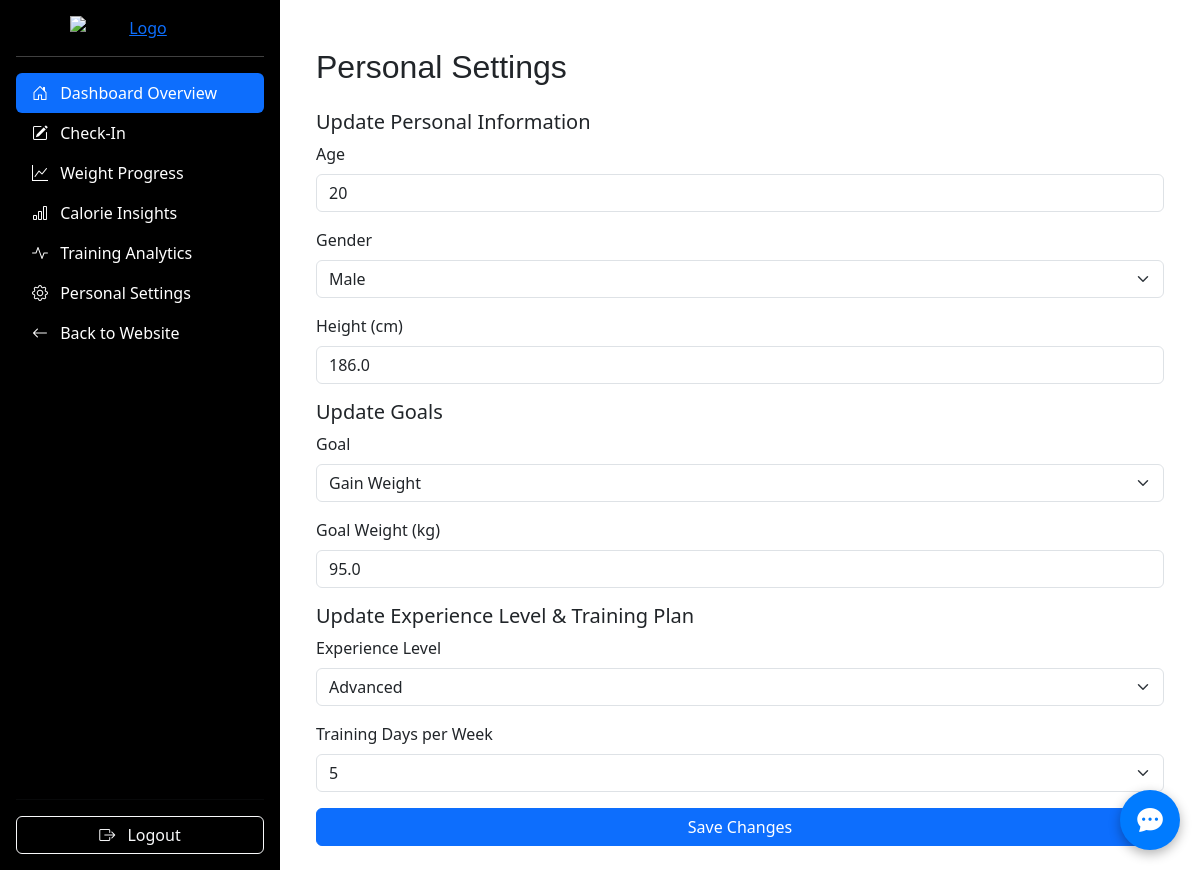
The page /settings (signed in) on the database its author committed.
### tables this page shows
CREATE TABLE users (
    id INTEGER PRIMARY KEY AUTOINCREMENT,
    name VARCHAR(255) NOT NULL,
    email VARCHAR(255) UNIQUE NOT NULL,
    password VARCHAR(255) NOT NULL,
    age INTEGER NOT NULL,
    gender VARCHAR(10) NOT NULL,
    weight FLOAT NOT NULL,
    start_weight FLOAT NOT NULL,
    height FLOAT NOT NULL,
    goal_weight FLOAT NOT NULL,
    goal_type VARCHAR(50) NOT NULL,
    training_days INTEGER NOT NULL,
    experience_level VARCHAR(50) NOT NULL,
    daily_calorie_goal FLOAT NOT NULL,
    created_at TIMESTAMP DEFAULT CURRENT_TIMESTAMP,
    updated_at TIMESTAMP DEFAULT CURRENT_TIMESTAMP
);

### app.py (the view, shortened to what this page needs)
@app.route("/settings", methods=["GET", "POST"])
@login_required
def settings():
    user_id = session.get("user_id")
    user_data = db.execute("SELECT * FROM users WHERE id = ?", user_id)
    if not user_data:
        return render_template("dashboard/settings.html", error="User not found.", user={})
    user = user_data[0]
    return render_template("dashboard/settings.html", user=user, error=None)

### app.py (called while the page is built)
def login_required(f):
    @wraps(f)
    def decorated_function(*args, **kwargs):
        if session.get("user_id") is None:
            return redirect("/login")
        return f(*args, **kwargs)
    return decorated_function

@app.after_request
def after_request(response):
    response.headers["Cache-Control"] = "no-cache, no-store, must-revalidate"
    response.headers["Expires"] = 0
    response.headers["Pragma"] = "no-cache"
    return response

### templates/dashboard/settings.html (shortened to what this page needs)
{% extends "dashboard/dashboard_layout.html" %}
{% block main %}
<div class="container mt-4">
    <h2 class="mb-4">Personal Settings</h2>
    <form method="post" action="/settings">
        <h5>Update Personal Information</h5>
        <div class="mb-3">
            <label for="age" class="form-label">Age</label>
            <input type="number" class="form-control" id="age" name="age" value="{{ user.age }}">
        </div>
        <div class="mb-3">
            <label for="gender" class="form-label">Gender</label>
            <select class="form-select" id="gender" name="gender">
                <option value="Male" {% if user.gender == 'Male' %}selected{% endif %}>Male</option>
            </select>
        </div>
        <div class="mb-3">
            <label for="height" class="form-label">Height (cm)</label>
            <input type="number" step="0.1" class="form-control" id="height" name="height" value="{{ user.height }}">
        </div>
        <h5>Update Goals</h5>
        <div class="mb-3">
            <label for="goal_type" class="form-label">Goal</label>
            <select class="form-select" id="goal_type" name="goal_type">
                <option value="gain weight" {% if user.goal_type == 'gain weight' %}selected{% endif %}>Gain Weight</option>
            </select>
        </div>
        <div class="mb-3">
            <label for="goal_weight" class="form-label">Goal Weight (kg)</label>
            <input type="number" step="0.1" class="form-control" id="goal_weight" name="goal_weight" value="{{ user.goal_weight }}">
        </div>
        <h5>Update Experience Level & Training Plan</h5>
        <div class="mb-3">
            <label for="experience_level" class="form-label">Experience Level</label>
            <select class="form-select" id="experience_level" name="experience_level">
                <option value="Advanced" {% if user.experience_level == 'Advanced' %}selected{% endif %}>Advanced</option>
            </select>
        </div>
        <div class="mb-3">
            <label for="training_days" class="form-label">Training Days per Week</label>
            <select class="form-select" id="training_days" name="training_days">
                {% for day in range(1, 8) %}
                    <option value="{{ day }}" {% if user.training_days == day %}selected{% endif %}>{{ day }}</option>
                {% endfor %}
            </select>
        </div>
        <button type="submit" class="btn btn-primary w-100">Save Changes</button>
    </form>
</div>
{% endblock %}

### static/styles.css (style rules this page uses)
h1, h2, h3 { font-family: 'Montserrat', sans-serif !important; }
html, body { overflow-x: hidden; }

### rows shown on the page
users: age "20", gender "Male", height "186.0", goal_type "Gain Weight", goal_weight "95.0", experience_level "Advanced", training_days "5"
